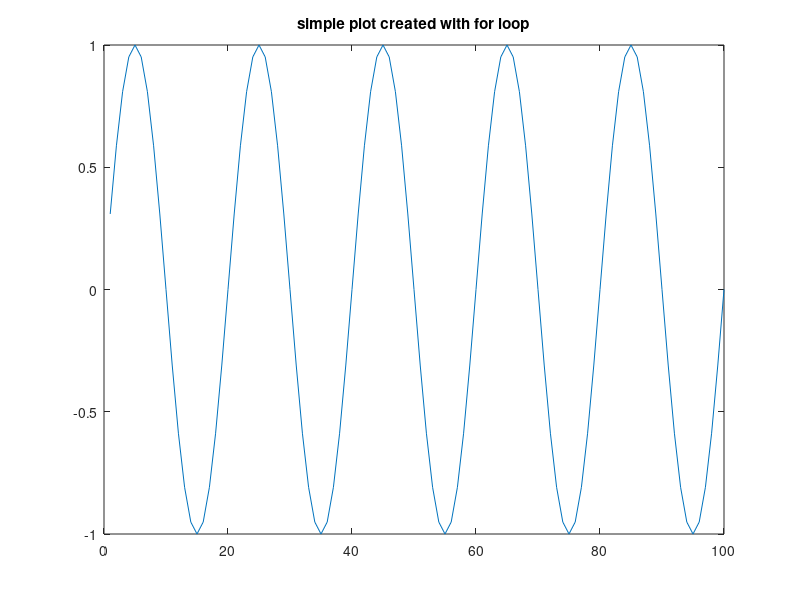
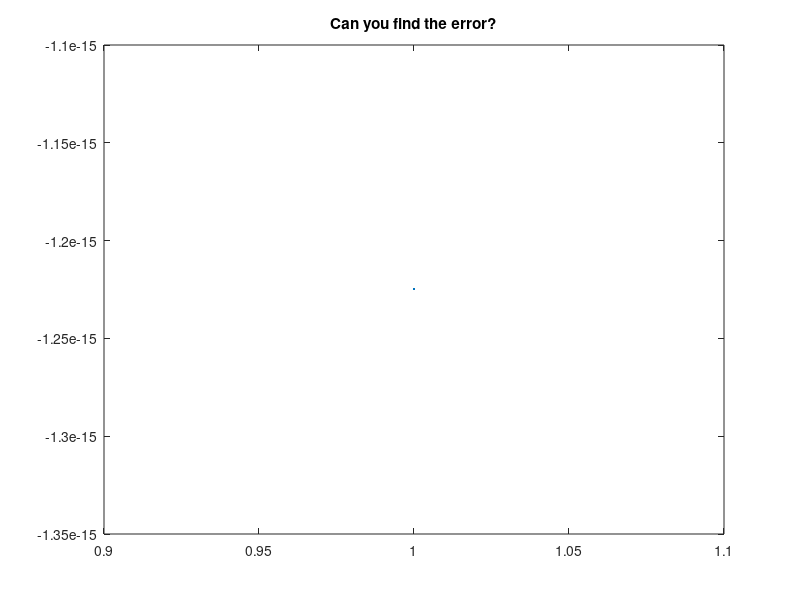
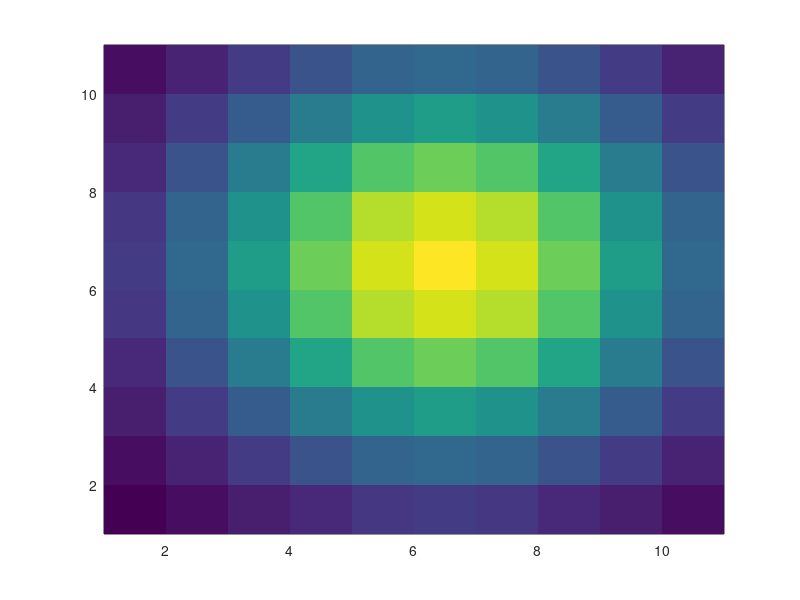
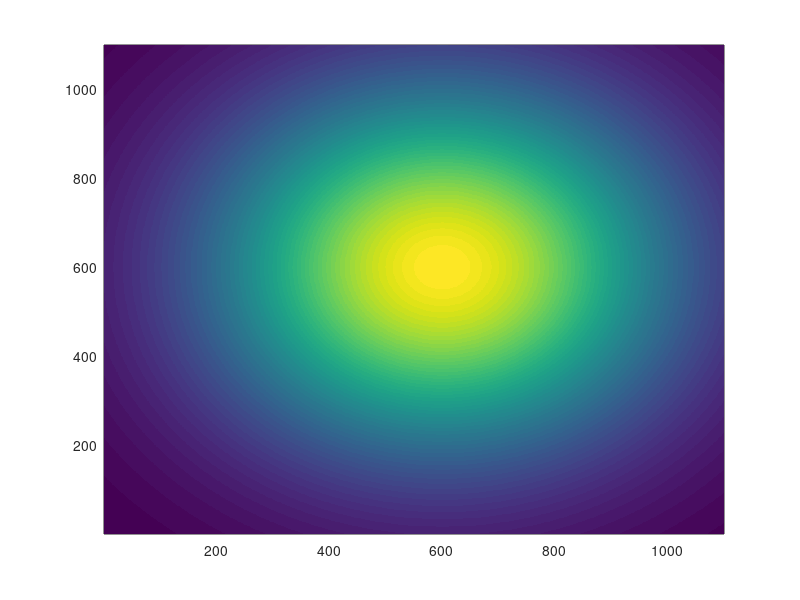

The MATLAB source for these figures, in order: (Note: this script raises an error after producing the figures.)
%Week 3 Part 2 - Matlab Class
%Dave Hill

%This will look at flow control and programming goodies...

clear all
close all
home

%% BLOCK 3.1

%let us start with for loops. A for loop allows a piece of code to
%repeatedly executed. A for loop is distinguished by a 'loop counter'
%variable. A for loop is typically used when the number of iterations is
%known PRIOR to going into the loop. The general structure is:

% for [loop variable] = [range]
%    [stuff happens here]
% end

for n=1:100
    x(n)=sin(n*pi/10);
end
figure(1)
plot(x)
title('simple plot created with for loop')

disp('Any key to continue')
pause
clc

%try this (caution!)

for n=1:100
    x=sin(n*pi/10);
end
figure(2)
plot(x)     %what happened here?
title('Can you find the error?')

disp('Any key to continue')
pause
clc
 
%what if loop is empty?

for n=1:100
end

disp(' Did anything useful happen? Any key to continue')
pause
clc

%you can 'nest' loops
%example, make a gaussian 'bump' and plot it.

tic
for x=1:11
    for y=1:11
        z(x,y)=exp(-((x-6)/4)^2-((y-6)/4)^2);
    end
end
figure(3)
pcolor(z);
shading flat
toc

disp('Any key to continue')
pause
clc

%ok that was pretty fast, but 'coarse'. Try:

clear all
tic
for x=1:1100
    for y=1:1100
        z(x,y)=exp(-((x-600)/400)^2-((y-600)/400)^2);
    end
end
figure(4)
pcolor(z); shading flat
toc

%Note: the execution time is about the same...This is pretty sneaky of
%Matlab. Years ago, this 'nested loop' approach would have been really
%slow, since more than 1 million calculations are being carried out.
%However, now, Matlab automatically looks for code inefficiecies (and
%nested loops are very inefficient) and corrects them automatically...

disp('Any key to continue')
pause
clc

%Notes. The 'loop variable' does not need to run from 1 to N in increments
%of 1. That IS the default, if write something like for n = 1:N. You can
%have things count backwards:

for n=100:-1:1
    x(n)=sin(n*pi/10);
end
figure(5)
plot(x)
title('Counting backwards')

%can you also 'count' by fractions of an integer? For example

for n=1:.1:100
    x(n)=sin(n*pi/10);
end


%% BLOCK 3.1.1
%Ok, so what went wrong above?? --> can NOT have a decimal number as an
%index...

%If, for some reason, you MUST count by some interval or over some range
%(negative integers) that will give you problems in terms of a subscript,
%you can bring in a placholder counter variable.
clc
counter=0; 
for n = 0: 0.1: 10 
	counter = counter + 1;
	x(counter) = sin(n*pi);
end
figure
plot(x)

%% Block 3.2

%Next, let us consider while loops. These are similar to for loops in that
%the general idea is to repeatedly execute some piece of code. However, the
%key difference is that, where a for loop uses a finite 'counter' to
%iterate through the code, a while loop uses some boolean (true or false)
%condition to determine whether or not to carry out another iteration. The
%general format is:

%while true
%   [do stuff]
%end

%Here is a simple example
close all
clear all
clc

n=1;
while n<10
    disp(['n = ' num2str(n)])
    n=n+1;
end

disp('Any key to continue')
pause

%A potential problem with while loops is that you might get in a situation
%where the boolean argument is NEVER false and you are stuck in an infinite
%loop. For example, if you forget to 'increment' the counter. Try:

n=1;
while n<10
    disp(['n = ' num2str(n)])
end

%you will need to 'ctl-c' to kill the infinite loop.
%% BLOCK 3.2.1

%you can safeguard against this with a break command. Note that the example
%below uses an 'if' loop which we have not discussed yet, so sit tight on
%that until later.

n=1;
num_iterations=0;
while n<10
    disp(['n = ' num2str(num_iterations)])
    if num_iterations>25
        disp(['terminated at ' num2str(num_iterations) ' iterations'])
        break
    end
    num_iterations=num_iterations+1;
end

%% BLOCK 3.3

%Third, let us consider 'if' statments. These are not 'loops' in the sense
%that code does not get repeated. Rather, an if statement uses a boolean
%condition to decide whether or not to execute a certain piece of code. At
%its simplest, it looks like

%if true
%   [do stuff]
%end

clear all
close all
clc

f=6
%check if f is even
if mod(f,2)==0
    disp('f is even')
end

disp('Any key to continue')
pause

%so, if a certain condition is satisfied, then some code is executed. If
%not, then NOTHING is done. A slight variation is

%if true
%   [do stuff]
%else
%   [do other stuff]
%end

f=5
%check if f is even
if mod(f,2)==0
    disp('f is even')
else
    disp('f is odd')
end

disp('Any key to continue')
pause

%so, in this case, if the boolean condition is not satisfied, rather than
%NOTHING happening, something ELSE happens. Yet another variation is

%if true
%   [do stuff]
%elseif true
%   [do other stuff]
%else 
%   [do other other stuff]
%end

f=0
%check if f greater than zero, less than zero, or zero
if f>0
    disp('f is positive')
elseif f<0
    disp('f is negative')
else
    disp('looks like f is zero')
end

%% BLOCK 3.4

%Finally, let us look at the 'switch' command. This is really just like a
%series of if / elseif commands. In many cases, using switch results in
%cleaner, more compact code. Here is an example
close all
clear all
clc

val=3;
switch val
    case 1
        disp('one')
    case 2
        disp('two')
    case 3
        disp('three')
    otherwise
        disp('something else')
end


